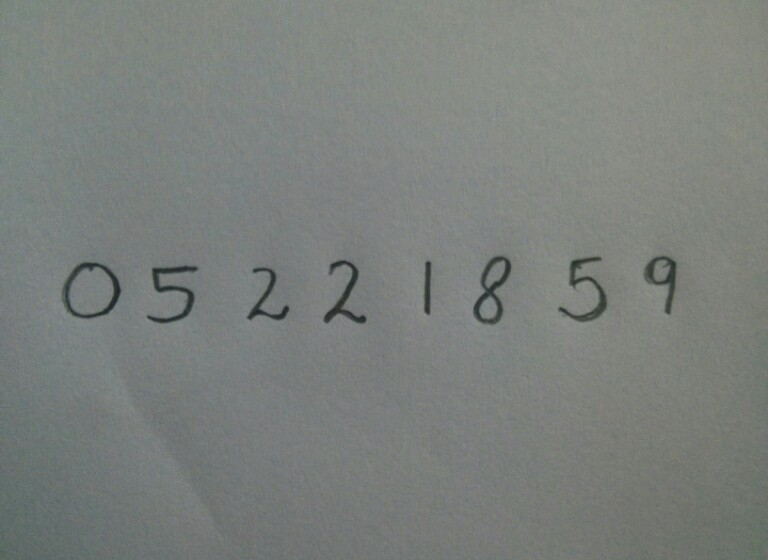
#> input picture digitRecognition/photo_1.jpg, 768 x 560 px, given in place of the camera
$ python basic_follower.py   (Python 2 division)   (older library calls are emulated)
#> lines starting #> are read from the running program, lines starting #| are printed output that depends on the picture
### Create2_controller/create2api.py
        # The MIT License
#
# Copyright (c) 2007 Damon Kohler
# Copyright (c) 2015 Jonathan Le Roux (Modifications for Create 2)
# Copyright (c) 2015 Brandon Pomeroy
#
# Permission is hereby granted, free of charge, to any person obtaining a copy
# of this software and associated documentation files (the "Software"), to deal
# in the Software without restriction, including without limitation the rights
# to use, copy, modify, merge, publish, distribute, sublicense, and/or sell
# copies of the Software, and to permit persons to whom the Software is
# furnished to do so, subject to the following conditions:
#
# The above copyright notice and this permission notice shall be included in
# all copies or substantial portions of the Software.
#
# THE SOFTWARE IS PROVIDED "AS IS", WITHOUT WARRANTY OF ANY KIND, EXPRESS OR
# IMPLIED, INCLUDING BUT NOT LIMITED TO THE WARRANTIES OF MERCHANTABILITY,
# FITNESS FOR A PARTICULAR PURPOSE AND NONINFRINGEMENT. IN NO EVENT SHALL THE
# AUTHORS OR COPYRIGHT HOLDERS BE LIABLE FOR ANY CLAIM, DAMAGES OR OTHER
# LIABILITY, WHETHER IN AN ACTION OF CONTRACT, TORT OR OTHERWISE, ARISING FROM,
# OUT OF OR IN CONNECTION WITH THE SOFTWARE OR THE USE OR OTHER DEALINGS IN
# THE SOFTWARE.


import json
import serial
import struct
import os
import warnings
import time


class Error(Exception):
    """Error"""
    pass

def custom_format_warning(message, category, filename, lineno, file=None, line=None):
    return 'Line ' + str(lineno) + ': ' + str(message) + '\n'
    #return ' %s:%s: %s:%s' % (filename, lineno, category.__name__, message)

class ROIDataByteError(Error):
    """Exception raised for errors in ROI data bytes.

        Attributes:
            msg -- explanation of the error
    """

    def __init__(self, msg):
        self.msg = msg

class ROIFailedToSendError(Error):
    """Exception raised when an error in data bytes prevented a packet to be sent

        Attributes:
            msg -- explanation of the error
    """
    def __init__(self, msg):
        self.msg = msg

class ROIFailedToReceiveError(Error):
    """Exception raised when there is an error in the data received from the Create 2

        Attributes:
            msg -- explanation of the error
    """
    def __init__(self,msg):
        self.msg = msg


class Config(object):
    """This class handles loading and saving config files that store the
        Opcodes and other useful dicts

    """

    def __init__(self):
        self.fname = 'config.json'
        self.data = None

    def load(self):
        """ Loads a Create2 config file, that holds various dicts of opcodes.

        """
        if os.path.isfile(self.fname):
            #file exists, load it
            with open(self.fname) as fileData:
                try:
                    self.data = json.load(fileData)
                    print 'Loaded config and opcodes'
                except ValueError, e:
                    print 'Could not load config'
        else:
            #couldn't find file
            print "No config file found"
            raise ValueError('Could not find config')


class SerialCommandInterface(object):
    """This class handles sending commands to the Create2.

    """

    def __init__(self):
        com = '/dev/ttyUSB0'  #This should not be hard coded...
        #com = '/dev/tty.usbserial-DA01NMCI'
        #baud = 115200
        baud = 19200

        self.ser = serial.Serial()
        self.ser.port = com
        self.ser.baudrate = baud
        print self.ser.name
        if self.ser.isOpen():
            print "port was open"
            self.ser.close()
        self.ser.open()
        print "opened port"

    def send(self, opcode, data):
        #First thing to do is convert the opcode to a tuple.
        temp_opcode = (opcode,)
        bytes = None

        if data == None:
            #Sometimes opcodes don't need data. Since we can't add
            # a None type to a tuple, we have to make this check.
            bytes = temp_opcode
        else:
            #Add the opcodes and data together
            bytes = temp_opcode + data
        #print bytes
        self.ser.write(struct.pack('B' * len(bytes), *bytes))

    # [14 lines left out: function Read, not called in this run]

    def Close(self):
        """Closes the serial connection.
        """
        self.ser.close()


class Create2(object):
    """The top level class for controlling a Create2.
        This is the only class that outside scripts should be interacting with.

    """

    def __init__(self):

        self.SCI = SerialCommandInterface()
        self.config = Config()
        self.config.load()
#> (reads Create2_controller/config.json from the repository)
        self.decoder = sensorPacketDecoder(dict(self.config.data['sensor group packet lengths']))
        self.sensor_state = dict(self.config.data['sensor data']) # Load a raw sensor dict. None of these values are correct.
        self.sleep_timer = .5


    def destroy(self):
        """Closes up serial ports and terminates connection to the Create2
        """
        self.SCI.Close()
        print 'Disconnected'


    """ START OF OPEN INTERFACE COMMANDS
    """
    def start(self):
        self.SCI.send(self.config.data['opcodes']['start'], None)

    def reset(self):
        self.SCI.send(self.config.data['opcodes']['reset'], None)

    def stop(self):
        self.SCI.send(self.config.data['opcodes']['stop'], None)

    # [19 lines left out: function baud, not called in this run]


    def safe(self):
        """Puts the Create 2 into safe mode. Blocks for a short (<.5 sec) amount of time so the
            bot has time to change modes.
        """
        self.SCI.send(self.config.data['opcodes']['safe'], None)
        time.sleep(self.sleep_timer)

    # [6 lines left out: function full, not called in this run]

    def clean(self):
        self.SCI.send(self.config.data['opcodes']['clean'], None)

    def max(self):
        self.SCI.send(self.config.data['opcodes']['max'], None)

    def spot(self):
        self.SCI.send(self.config.data['opcodes']['spot'], None)

    def seek_dock(self):
        self.SCI.send(self.config.data['opcodes']['seek_dock'], None)

    def power(self):
        self.SCI.send(self.config.data['opcodes']['power'], None)

    def schedule(self):
        """Not implementing this for now.
        """
        #self.SCI.send(self.config.data['opcodes']['start'],0)

    # [44 lines left out: function set_day_time, not called in this run]

    def drive(self, velocity, radius):
        """Controls the Create 2's drive wheels.

            Args:
                velocity: A number between -500 and 500. Units are mm/s.
                radius: A number between -2000 and 2000. Units are mm.
                    Drive straight: 32767
                    Turn in place clockwise: -1
                    Turn in place counterclockwise: 1
        """
        noError = True
        data = []
        v = None
        r = None

        #Check to make sure we are getting sent valid velocity/radius.


        if velocity >= -500 and velocity <= 500:
            v = int(velocity) & 0xffff
            #Convert 16bit velocity to Hex
        else:
            noError = False
            raise ROIDataByteError("Invalid velocity input")

        if radius == 32767 or radius == -1 or radius == 1:
            #Special case radius
            r = int(radius) & 0xffff
            #Convert 16bit radius to Hex
        else:
            if radius >= -2000 and radius <= 2000:
                r = int(radius) & 0xffff
                #Convert 16bit radius to Hex
            else:
                noError = False
                raise ROIDataByteError("Invalid radius input")

        if noError:
            data = struct.unpack('4B', struct.pack('>2H', v, r))
            # [10 lines of commented-out code are left out]

            self.SCI.send(self.config.data['opcodes']['drive'], data)
        else:
            raise ROIFailedToSendError("Invalid data, failed to send")


    def drive_direct(self):
        """Not implementing this for now.
        """
        #self.SCI.send(self.config.data['opcodes']['start'],0)

    def drive_pwm(self):
        """Not implementing this for now.
        """
        #self.SCI.send(self.config.data['opcodes']['start'],0)

    def motors(self):
        """Not implementing this for now.
        """
        #self.SCI.send(self.config.data['opcodes']['start'],0)

    # [33 lines left out: function motors_pwm, not called in this run]


    def led(self):
        """Not implementing this for now.
        """
        #self.SCI.send(self.config.data['opcodes']['start'],0)

    def scheduling_led(self):
        """Not implementing this for now.
        """
        #self.SCI.send(self.config.data['opcodes']['start'],0)

    def digit_led_raw(self):
        """Not implementing this for now.
        """
        #self.SCI.send(self.config.data['opcodes']['start'],0)

    def buttons(self):
        """Not implementing this for now.
        """
        #self.SCI.send(self.config.data['opcodes']['start'],0)

    # [37 lines left out: function digit_led_ascii, not called in this run]


  #NOTE ABOUT SONGS: For some reason you cannot play a new song immediately after playing a different one, only the first song will play. You have to time.sleep() at least a fraction of a second for the speaker to process
    def song(self):
        """Not implementing this for now.
        """
        #test sequence
        #self.SCI.send(self.config.data['opcodes']['start'],0)

    # [135 lines left out: functions play_test_sound, create_song, play, play_note, play_song, sensors, not called in this run]


    def query_list(self):
        """Not implementing this for now.
        """
        #self.SCI.send(self.config.data['opcodes']['start'],0)

    def stream(self):
        """Not implementing this for now.
        """
        #self.SCI.send(self.config.data['opcodes']['start'],0)

    def pause_resume_stream(self):
        """Not implementing this for now.
        """
        #self.SCI.send(self.config.data['opcodes']['start'],0)

    """ END OF OPEN INTERFACE COMMANDS
    """

    # [9 lines left out: function drive_straight, not called in this run]

    def turn_clockwise(self, velocity):
        """ Makes the Create2 turn in place clockwise at the given velocity

            Arguments:
                velocity: Velocity of the Create2 in mm/s. Positive velocities are forward,
                    negative velocities are reverse. Max speeds are still enforced by drive()
        """
        self.drive(velocity, -1)

    # [34 lines left out: functions turn_counter_clockwise, get_packet, not called in this run]


class sensorPacketDecoder(object):
    """ A class that handles sensor packet decoding.

        This class may, in the future, become a private class. Users shouldn't be interacting with
        this class directly -- scripts should use Create2.get_packet() instead.

    """

    def __init__(self, sensor_packet_lengths):
        self.lengths = sensor_packet_lengths

    # [1008 lines left out: functions decode_packet, decode_packet_7, decode_packet_8, decode_packet_9, decode_packet_10, decode_packet_11 and 52 more, not called in this run]

### Create2_controller/basic_follower.py
# 1st version of tag following robot
# working prototype. However can't locate tag once its lost.
import cv2
import sys
import time
import create2api

bot = create2api.Create2()
bot.start()
bot.safe()

faceCascade = cv2.CascadeClassifier('classifier_3.xml')
video_capture = cv2.VideoCapture(0)

# Last time that tag is found
lastFoundTime = time.time()

# if the tag is found for the first time
firstTime = True

# last tag's location
lastTag = 0, 0, 0, 0

def recordGrayVideo(cap):
    ret, frame = cap.read()
#> frame is the input picture: shape (560, 768, 3); mean B, G, R 123.9, 127.4, 123
    gray = cv2.cvtColor(frame, cv2.COLOR_BGR2GRAY)
    return gray, frame

def detectTag(img, cascade):
    faces = cascade.detectMultiScale(
        img,
        scaleFactor=1.2,
        minNeighbors=30,
        minSize=(30, 30),
        flags=cv2.cv.CV_HAAR_SCALE_IMAGE
    )
#> faces = ()
    return faces

# Find the tag with the largest area
# [9 lines left out: function findLargestTag, not called in this run]

# Draw dot in a center of a rectangle
def drawPoint(tag):
    (x, w, y, h) = tag
    cv2.circle(frame,(x + w/2, y + h/2), 10, (0,0,255), -1)

def isTagFound(tags):
    if len(tags) > 0:
        return True
    else:
        return False

# Since usually AR tags have two points to be recognized
# average the two points in the AR tag
# [7 lines left out: function averageTag, not called in this run]

def drawLine(screen):
    (height, width, channel) = screen.shape
    vertLeft = width/3
    vertRight = width*2/3
    bottom = height*4/5
    cv2.line(screen,(vertLeft,0),(vertLeft,height),(255,0,0),5)
    cv2.line(screen,(vertRight,0),(vertRight,height),(255,0,0),5)
    cv2.line(screen,(0,bottom),(width,bottom),(255,0,0),5)
    font = cv2.FONT_HERSHEY_SIMPLEX

# [35 lines left out: function moveRobot, not called in this run]


while True:
    # Capture video
    gray, frame = recordGrayVideo(video_capture)
    bot.turn_clockwise(15)

    # detect tags
    tags = detectTag(gray, faceCascade)
#> tags = ()

    # record time previously found tag
    if isTagFound(tags):
        firstTime = False  # not first time to find tag
        lastFoundTime = time.time()
        largestTag = findLargestTag(tags)
        tag = averageTag(largestTag, lastTag)
        lastTag = tag
        drawPoint(tag)
        # moveRobot(tag, gray)

    # draw point if tag was found 0.4 sec ago
    elif (time.time() - lastFoundTime) < 0.8 and not firstTime:
        drawPoint(tag)
        # moveRobot(tag, gray)

    else:
        print 'Stop'
        # [4 lines of commented-out code are left out]

    drawLine(frame)
#> in drawLine, `cv2.line(screen,(0,bottom),(width,bottom),(255,0,0),5)`:
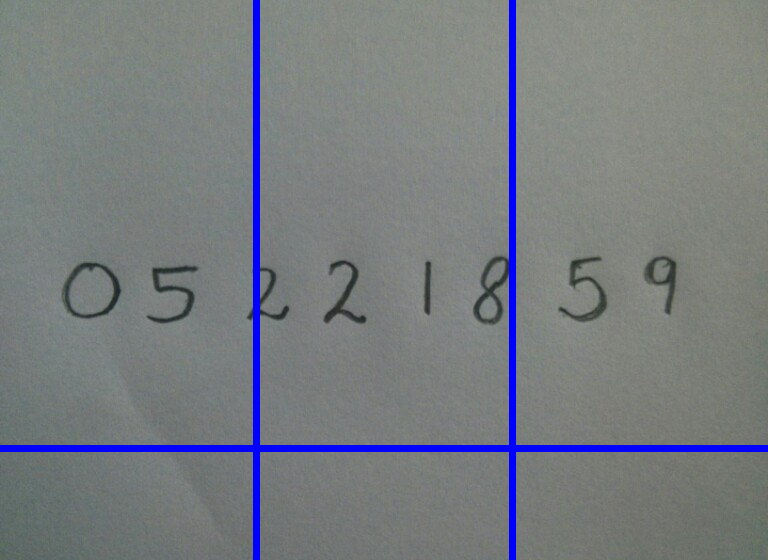
#> screen: shape (560, 768, 3); mean B, G, R 127.9, 123.6, 119.3
    # Display the resulting frame
    cv2.imshow('Video', frame)

    if cv2.waitKey(1) & 0xFF == ord('q'):
#> (key q is pressed here)
        bot.destroy()
        break
# When everything is done, release the capture
video_capture.release()
cv2.destroyAllWindows()
